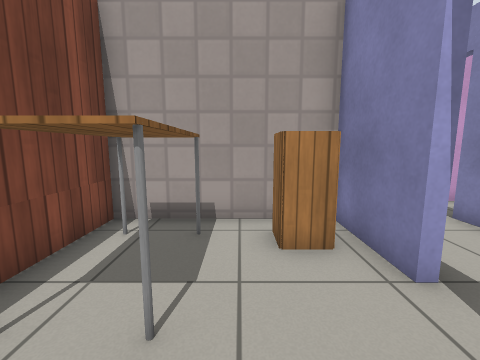
[1] (above)

23 first-person views from a walk through a Gazebo world. The camera is 0.9 m above the floor, tilts 8° down and sees 90° across. The lines on the ground mark 1 m squares. The floor is counted in squares, 0.5 m on a side. Each view is taken from the middle of a square. On the plan, view 1 faces up. The plan holds only what a view shows up to about 14 squares ahead; the rest is blank. The robots in the file are not drawn. Gazebo's built-in surfaces are drawn with simple patterns. Some stock models are drawn as simple stand-ins. Some surface patterns are stand-ins.

[2]
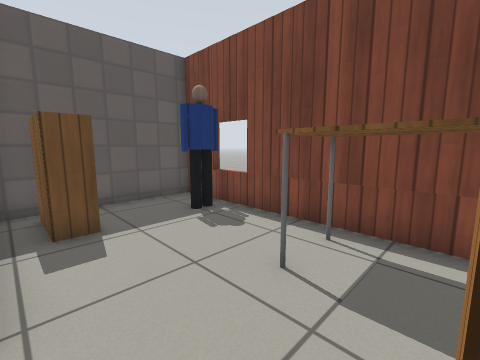

[3]
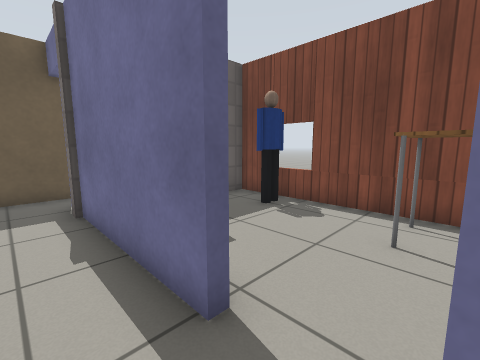

[4]
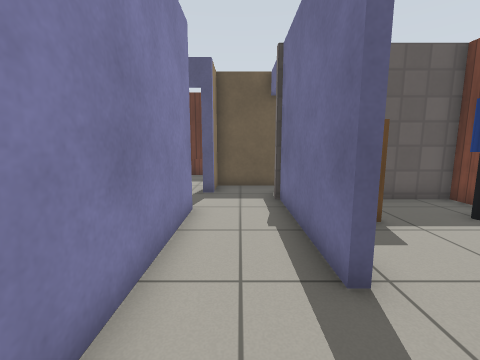

[5]
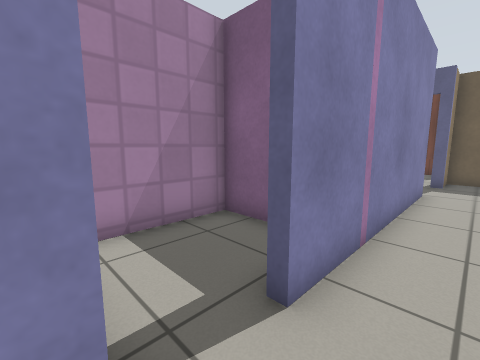

[6]
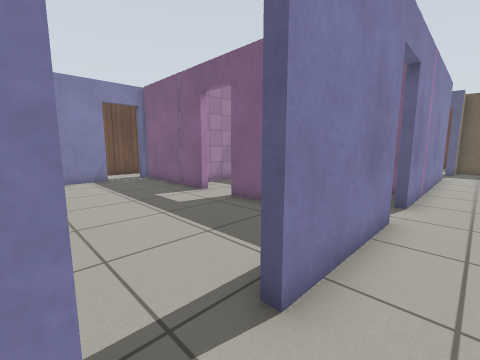

[7]
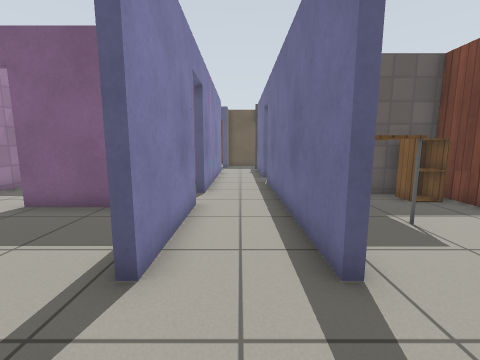

[8]
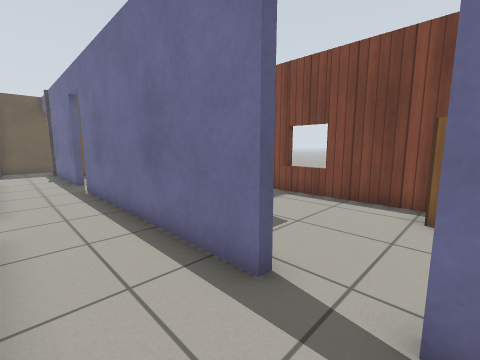

[9]
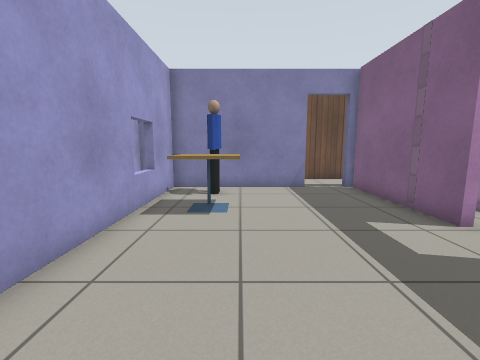

[10]
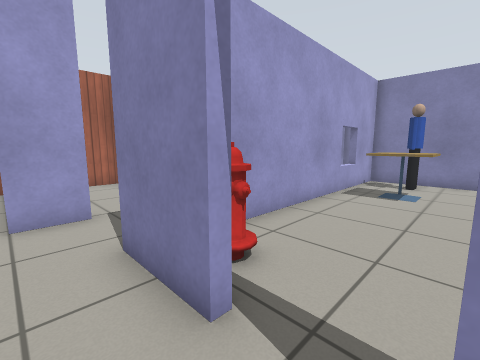

[11]
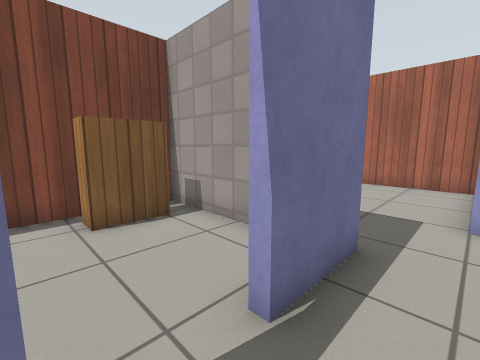

[12]
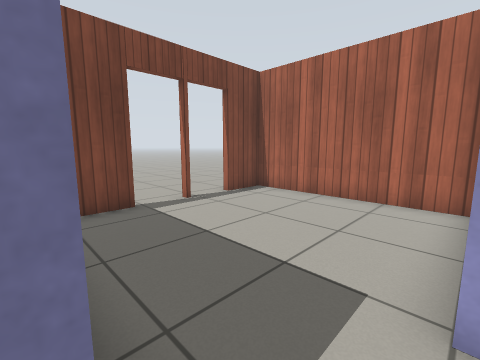

[13]
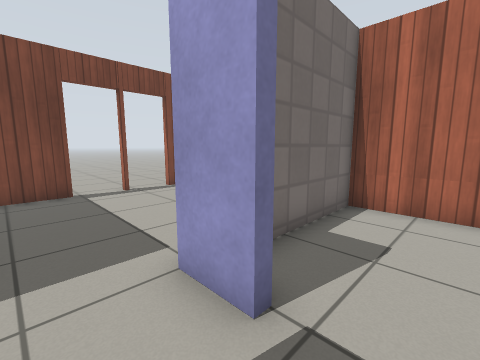

[14]
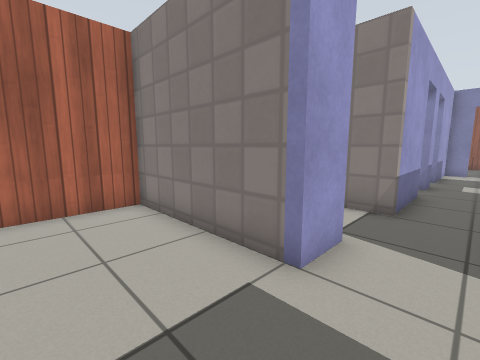

[15]
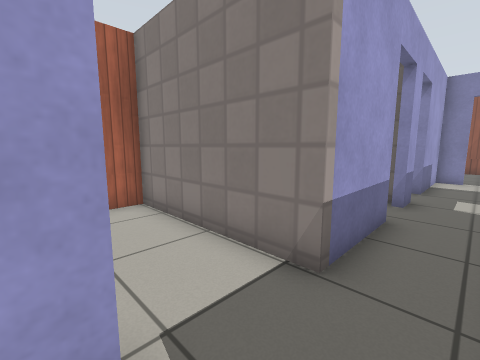

[16]
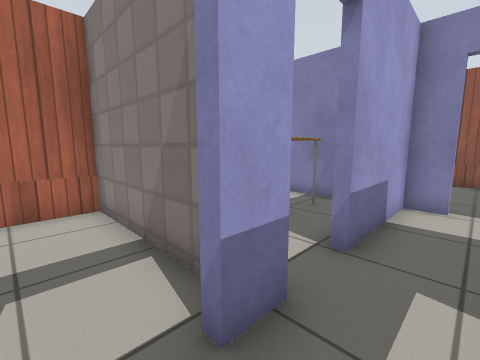

[17]
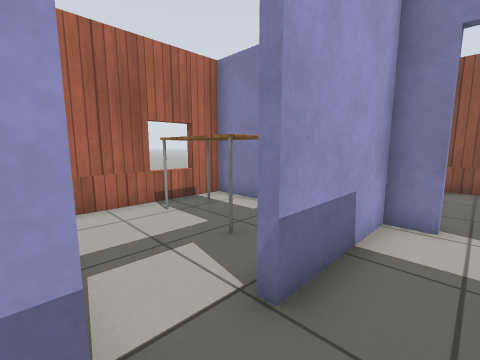

[18]
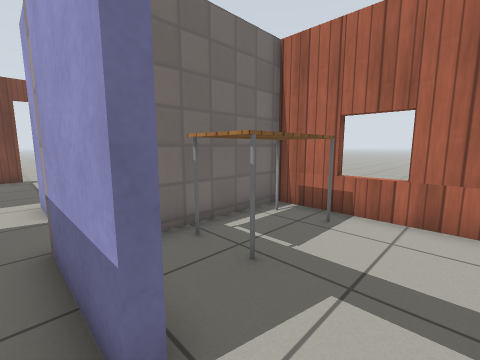

[19]
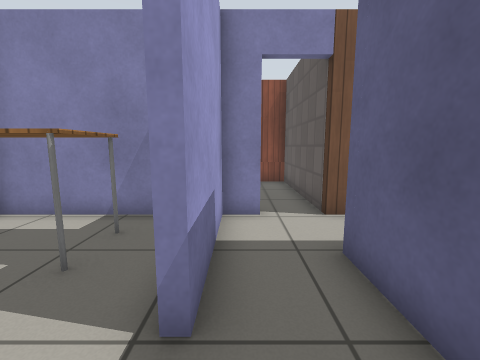

[20]
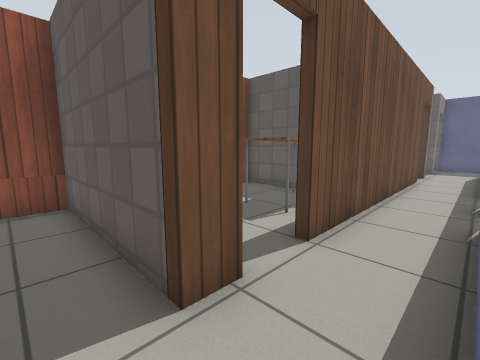

[21]
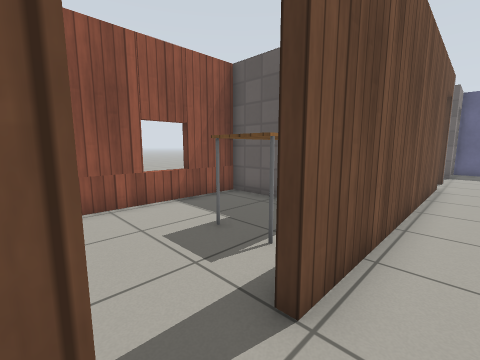

[22]
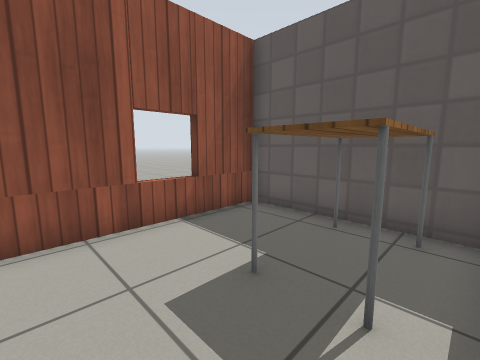

[23]
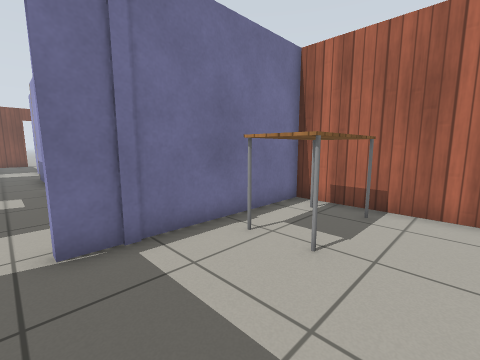

### Floor plan
Points are (right, up) in squares from view 1. A wall is a line through its corners. A room is listed if a view was taken in it or the views show most of it. See-through windows are left out.
Room 1 (views 1, 2)
walls: (2.3, 3) (2.3, 5.8) (-3.2, 5.8) (-3.2, -4) (2.1, -4)
ways out: open door at (2.5, 2.5) to room 2
objects: person (-2, -2); table (-2, 2) to (-1, 5); bookshelf (1, -3) to (1, -2); cabinet (1, 4) to (1, 5)
Room 2 (views 3, 4)
walls: (5.4, -2.7) (5.4, 5.9); (2.6, 1.2) (2.6, -5.4); (2.3, -6.9) (5, -6.9) (5, -5.2) (5.5, -5.2); (2.6, 5.5) (2.6, 3)
ways out: open door at (2.5, 2.5) to room 1; opening at (4, 6) to room 3; open door at (2.5, -6.5); open door at (6.5, -5)
Room 3 (views 5, 6, 7, 8, 10, 11, 12)
walls: (2.6, 12) (2.6, 5.5); (5.4, 13.8) (5.4, 16.3); (5.4, 7.6) (5.4, 12); (2.6, 16.4) (2.6, 13.8)
ways out: opening at (4, 6) to room 2; open door at (5.5, 12.5) to room 4; opening at (4, 16) to room 6; open door at (2.5, 12.5) to room 9; open door at (5.5, 6.5) to room 12
Room 4 (view 9)
walls: (12.2, 8.2) (17.9, 8.2); (7.8, 8.2) (10.5, 8.2); (17.6, 10) (17.6, 15.9) (7.6, 15.9)
ways out: open door at (5.5, 12.5) to room 3; open door at (18, 9.5) to room 5; open door at (11.5, 8)
objects: fire hydrant (7, 15); cafe table (13, 13) to (15, 15); person (16, 14) to (17, 14)
Room 5 (views 13, 15, 16, 17, 18, 19, 20, 21)
walls: (14.4, 18.5) (13.2, 18.5); (11.4, 18.5) (8.1, 18.5) (8.1, 24.4) (4.3, 24.4) (4.3, 20.6); (15.5, 16.3) (17.9, 16.3); (20.2, 17.4) (20.2, 18.5) (16.1, 18.5); (20.2, 14.8) (20.2, 15.7); (5.5, 19.1) (5.5, 18.7) (4, 18.7); (20.2, 2.1) (20.2, 13); (20.2, -0.4) (20.2, 0.4)
low walls: (17.9, 14.9) (17.9, 12)
ways out: open door at (18, 9.5) to room 4; opening at (5, 17.5) to room 6; open door at (20, 13.5) to room 7; open door at (20, 16.5) to room 8; open door at (15.5, 19) to room 10; open door at (12.5, 19) to room 11; opening at (19, -2); open door at (18, 6.5); open door at (20, 1.5)
Room 6 (view 14)
walls: (4, 18.7) (4, 24.4) (-3.2, 24.4) (-3.2, 22.4); (-3.2, 18.8) (-3.2, 16.9)
ways out: opening at (4, 16) to room 3; opening at (5, 17.5) to room 5; open door at (-3, 20.5)
Room 7 (view 22)
walls: (20.8, 8.2) (26.2, 8.2) (26.2, 14.3)
ways out: open door at (20, 13.5) to room 5
objects: table (22, 9) to (23, 11)
Room 8 (view 23)
walls: (25.1, 24.4) (20.5, 24.4) (20.5, 17.4); (20.2, 15.7) (26.2, 15.7) (26.2, 18)
ways out: open door at (20, 16.5) to room 5
objects: table (22, 21) to (23, 23)
Room 9 (no view inside)
walls: (0.4, 15.9) (-3.2, 15.9) (-3.2, 6.1) (-0.9, 6.1)
ways out: open door at (2.5, 12.5) to room 3
objects: cabinet (-2, 7); bookshelf (-2, 13) to (-2, 15); table (0, 9) to (1, 9)
Room 10 (no view inside)
walls: (19, 24.3) (19, 24.8); (20.2, 20.2) (20.2, 24.4) (15.2, 24.4)
ways out: open door at (15.5, 19) to room 5
objects: table (18, 21) to (19, 23)
Room 11 (no view inside)
walls: (13.9, 18.9) (13.9, 24.4) (8.4, 24.4) (8.4, 20.3)
ways out: open door at (12.5, 19) to room 5
objects: table (9, 21) to (10, 23)
Room 12 (no view inside)
walls: (6, 3.6) (9, 3.6) (9, 6.9)
ways out: open door at (5.5, 6.5) to room 3

Where each view was taken, in squares from view 1:
view 1: 0 up, 0 right, facing up
view 2: 4 up, 2 right, facing down-left
view 3: 3 up, 4 right, facing down-left
view 4: 4 up, 4 right, facing down
view 5: 8 up, 4 right, facing down-right
view 6: 14 up, 4 right, facing down-right
view 7: 15 up, 4 right, facing down
view 8: 14 up, 5 right, facing down-left
view 9: 13 up, 7 right, facing right
view 10: 12 up, 4 right, facing up-right
view 11: 12 up, 4 right, facing up-left
view 12: 16 up, 4 right, facing up-left
view 13: 17 up, 7 right, facing up-left
view 14: 17 up, 1 right, facing up-right
view 15: 17 up, 5 right, facing up-right
view 16: 17 up, 12 right, facing up-right
view 17: 17 up, 14 right, facing up-right
view 18: 18 up, 13 right, facing up-left
view 19: 18 up, 14 right, facing right
view 20: 17 up, 18 right, facing down-right
view 21: 15 up, 19 right, facing down-right
view 22: 14 up, 21 right, facing down-right
view 23: 17 up, 25 right, facing up-left
